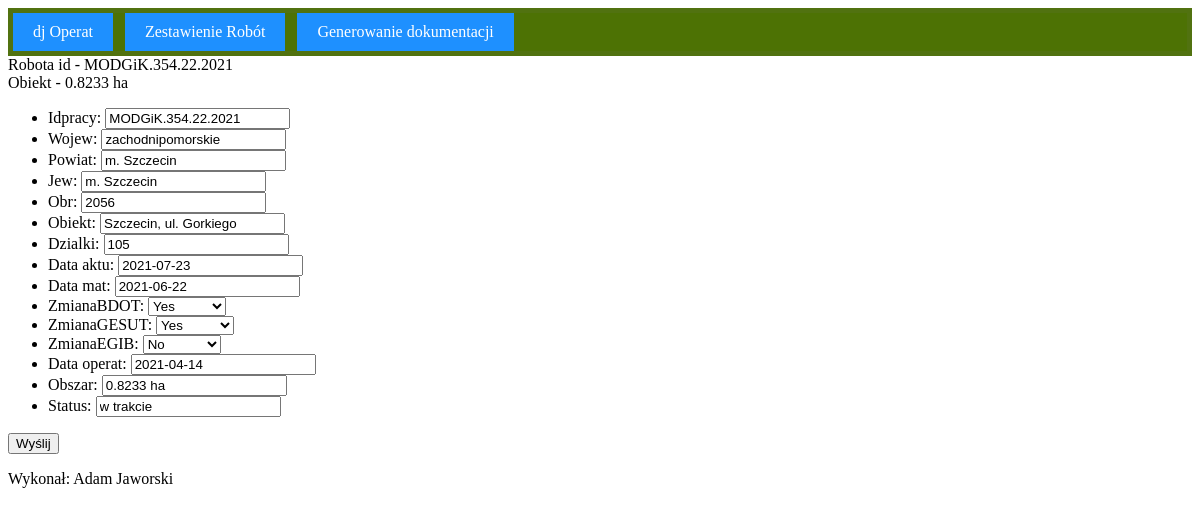
Before: /2/edycja with the older database file.
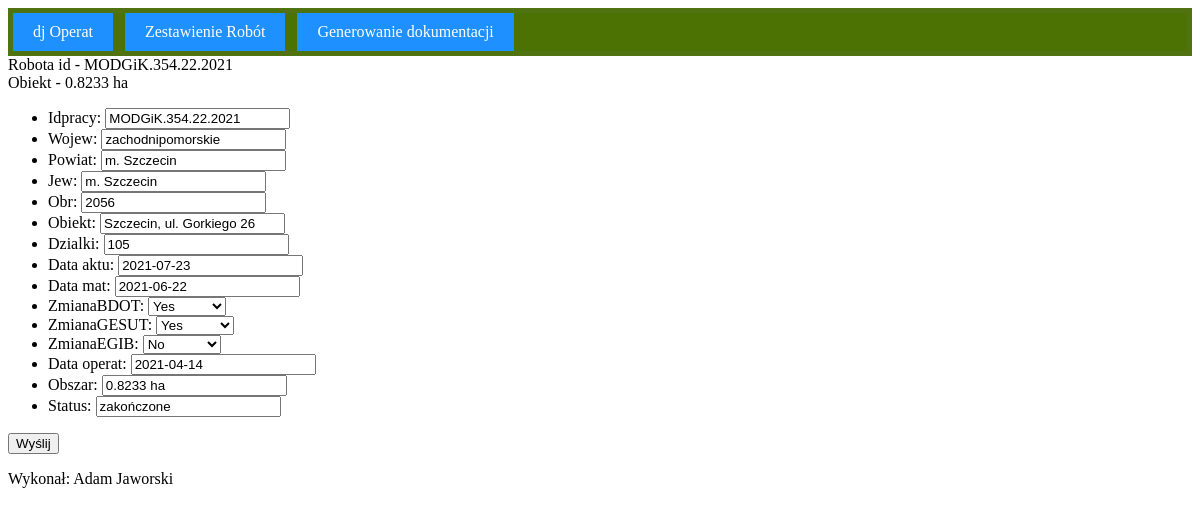
After: the same page with the newer database file.
### operat/models.py (models this page shows, shortened)
class Robota(models.Model):
    idpracy=models.CharField(max_length=25, null=True, default='XX.6640.XXXX.RRRR')
    wojew=models.CharField(max_length=50, null=True, default='zachodniopomorskie')
    powiat=models.CharField(max_length=50, null=True)
    jew=models.CharField(max_length=50, null=True)
    obr=models.CharField(max_length=50, null=True)
    obiekt=models.CharField(max_length=100, null=True)
    dzialki=models.CharField(max_length=50, null=True)
    data_aktu=models.CharField(max_length=10, null=True, default='RRRR-MM-DD')
    data_mat=models.CharField(max_length=10, null=True, default='RRRR-MM-DD')
    zmianaBDOT=models.BooleanField(default=False, null=True)
    zmianaGESUT=models.BooleanField(default=False, null=True)
    zmianaEGIB=models.BooleanField(default=False, null=True)
    data_operat=models.CharField(max_length=10, null=True)
    obszar=models.CharField(max_length=50, null=True)
    status=models.CharField(max_length=10, null=True, default='w trakcie')

### operat/views.py (the view)
# urls.py: path('<idpracy>/edycja',views.edycja, name='edycja'),
def edycja(request, idpracy):
    listaRobot = Robota.objects.order_by('data_operat')[:10]
    idPracy = get_object_or_404(Robota, pk=idpracy)
    if request.method == 'POST':
        robotaForm = RobotaForm(request.POST, instance=idPracy)
        if robotaForm.is_valid():
            robotaForm.save()
            messages.success(
                request, 'Dane dotyczące roboty zostały zaktualizowane')
            return render(request, 'operat/zestawienie.html', {
                "listaRobot": listaRobot
            })
    else:
        robotaForm = RobotaForm(instance=idPracy)
    return render(request, 'operat/edycja.html', {
        "Robota": idPracy,
        "form": robotaForm,
    })

### operat/forms.py
class RobotaForm(forms.ModelForm):
    class Meta:
        model=Robota
        fields=['idpracy', 'wojew', 'powiat','jew', 'obr', 'obiekt', 'dzialki', 'data_aktu', 'data_mat', 'zmianaBDOT', 'zmianaGESUT', 'zmianaEGIB', 'data_operat', 'obszar', 'status']

### operat/templates/operat/edycja.html (shortened to what this page needs)
{% extends "base_layout.html" %}
{% block content %}
Robota id - {{Robota.idpracy}}<Br>
Obiekt - {{Robota.obszar}}<Br>
<section id="edycja">
        <form action="" method="post" enctype="multipart/form-data">
            <ul>
                {{ form.as_ul }}
            </ul>
            <button type="submit">Wyślij</button>
        </form>
    </section>
{% endblock %}

Changed rows visible on the page:
changed Robota "0.8233 ha": obiekt "Szczecin, ul. Gorkiego" → "Szczecin, ul. Gorkiego 26"; status "w trakcie" → "zakończone"
